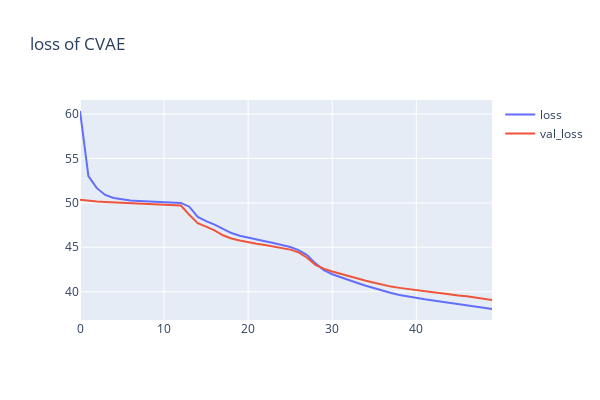

This figure's notebook cell:
### Code cell
from plotly.offline import plot, iplot 
import plotly.graph_objects as go

loss = hist.history['loss'] 
val_loss = hist.history['val_loss'] 

fig = go.Figure()
fig.add_trace(go.Scatter(y=loss, mode='lines', name='loss')) 
fig.add_trace(go.Scatter(y=val_loss, mode='lines', name='val_loss'))
fig.update_layout(height=400, width=600, title='loss of CVAE')
fig.show()

### Figure 1 — Plotly figure (JSON) as saved in the notebook; plotly's stock layout.template omitted (floating-point values rounded to 4 significant figures)
{"data": [{"mode": "lines", "name": "loss", "type": "scatter", "y": [60.35, 53.01, 51.66, 50.89, 50.55, 50.37, 50.27, 50.21, 50.17, 50.13, 50.09, 50.1, 50.0, 49.57, 48.42, 47.94, 47.55, 47.07, 46.6, 46.29, 46.06, 45.85, 45.67, 45.48, 45.26, 45.02, 44.68, 44.12, 43.18, 42.42, 41.96, 41.6, 41.29, 40.97, 40.67, 40.38, 40.09, 39.84, 39.63, 39.45, 39.3, 39.14, 39.0, 38.88, 38.75, 38.62, 38.48, 38.33, 38.19, 38.04]}, {"mode": "lines", "name": "val_loss", "type": "scatter", "y": [50.37, 50.22, 50.15, 50.11, 50.07, 50.03, 49.99, 49.96, 49.92, 49.9, 49.86, 49.82, 49.7, 48.66, 47.71, 47.33, 46.91, 46.36, 46.0, 45.77, 45.56, 45.4, 45.25, 45.08, 44.95, 44.74, 44.43, 43.82, 43.02, 42.59, 42.27, 41.99, 41.74, 41.49, 41.24, 41.0, 40.77, 40.57, 40.43, 40.29, 40.16, 40.06, 39.93, 39.82, 39.67, 39.57, 39.48, 39.35, 39.19, 39.07]}], "layout": {"height": 400, "title": {"text": "loss of CVAE"}, "width": 600}}
